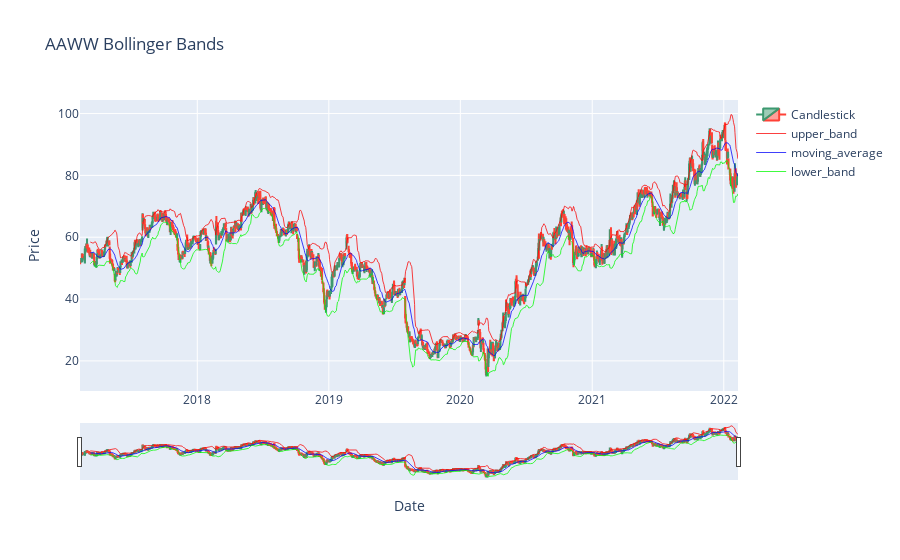
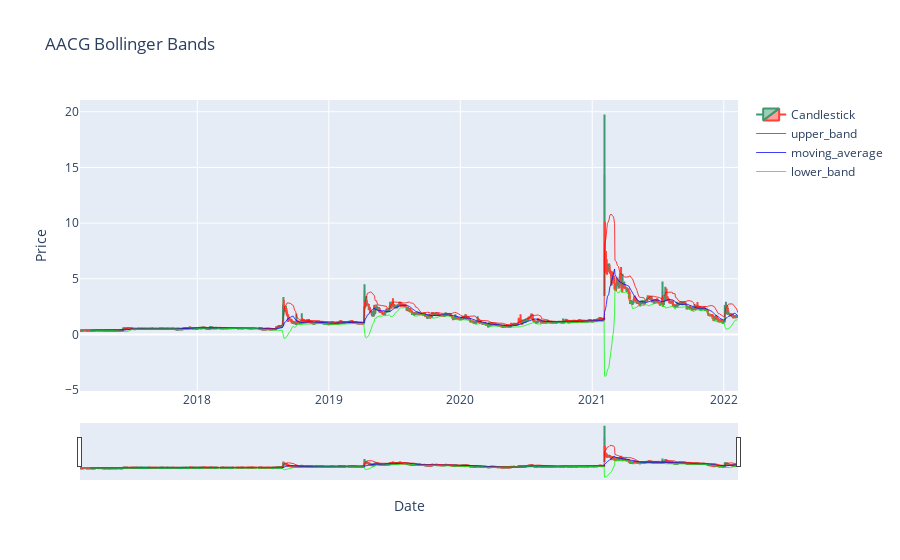

The code cell stored with these charts, in order, in its notebook:
### Code cell
df = get_stock_df_from_csv('AAWW')
plot_bollinger_bands(df, 'AAWW')
df = get_stock_df_from_csv('AACG')
plot_bollinger_bands(df, 'AACG')

### Figure 1 — Plotly figure (JSON) as saved in the notebook; plotly's stock layout.template omitted (floating-point values rounded to 4 significant figures; data arrays with more than 128 entries replaced by an {"elided": "..."} marker saying what was removed)
{"data": [{"close": {"elided": "1259 float values"}, "high": {"elided": "1259 float values"}, "low": {"elided": "1259 float values"}, "name": "Candlestick", "open": {"elided": "1259 float values"}, "type": "candlestick", "x": {"elided": "1259 str values"}}, {"line": {"color": "rgba(250,0,0,0.75)", "width": 1}, "name": "upper_band", "type": "scatter", "x": {"elided": "1259 str values"}, "y": {"elided": "1259 float values"}}, {"line": {"color": "rgba(0,0,250,0.75)", "width": 1}, "name": "moving_average", "type": "scatter", "x": {"elided": "1259 str values"}, "y": {"elided": "1259 float values"}}, {"line": {"color": "rgba(0,250,0,0.75)", "width": 1}, "name": "lower_band", "type": "scatter", "x": {"elided": "1259 str values"}, "y": {"elided": "1259 float values"}}], "layout": {"title": {"text": "AAWW Bollinger Bands"}, "xaxis": {"rangeslider": {"visible": true}, "title": {"text": "Date"}}, "yaxis": {"title": {"text": "Price"}}}}

### Figure 2 — Plotly figure (JSON) as saved in the notebook; plotly's stock layout.template omitted (floating-point values rounded to 4 significant figures; data arrays with more than 128 entries replaced by an {"elided": "..."} marker saying what was removed)
{"data": [{"close": {"elided": "1254 float values"}, "high": {"elided": "1254 float values"}, "low": {"elided": "1254 float values"}, "name": "Candlestick", "open": {"elided": "1254 float values"}, "type": "candlestick", "x": {"elided": "1254 str values"}}, {"line": {"color": "rgba(250,0,0,0.75)", "width": 1}, "name": "upper_band", "type": "scatter", "x": {"elided": "1254 str values"}, "y": {"elided": "1254 float values"}}, {"line": {"color": "rgba(0,0,250,0.75)", "width": 1}, "name": "moving_average", "type": "scatter", "x": {"elided": "1254 str values"}, "y": {"elided": "1254 float values"}}, {"line": {"color": "rgba(0,250,0,0.75)", "width": 1}, "name": "lower_band", "type": "scatter", "x": {"elided": "1254 str values"}, "y": {"elided": "1254 float values"}}], "layout": {"title": {"text": "AACG Bollinger Bands"}, "xaxis": {"rangeslider": {"visible": true}, "title": {"text": "Date"}}, "yaxis": {"title": {"text": "Price"}}}}
